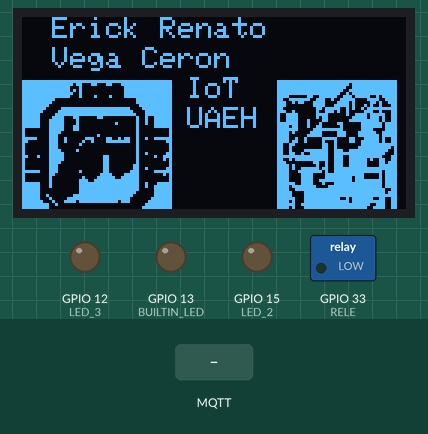
Simulated run of this sketch. Board: ESP32. Parts: 128×64 one-colour display, switched loads named in the sketch (green lamp = pin HIGH), output pins drawn as LEDs (lit = HIGH). The inputs (shaded band) are chosen by the test bench. WiFi joins after 1.5 s; servers stay silent unless stated; no MQTT or app messages arrive unless stated; what the sketch prints to the serial monitor is not drawn.

Above: at 1.4 s.
At 8.8 s:
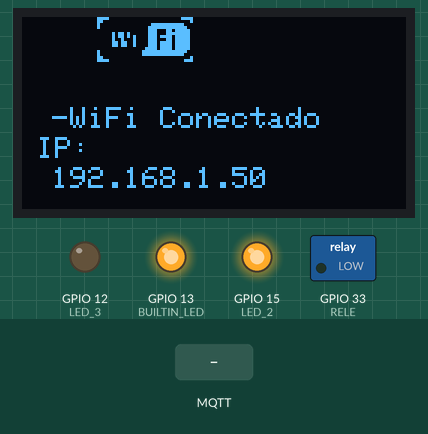
12.0 s: MQTT message "true" arrives on the first subscribed topic
At 14.7 s:
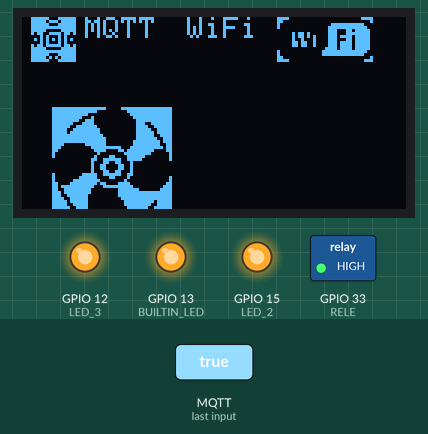
15.0 s: MQTT message "false" arrives on the first subscribed topic
At 15.7 s:
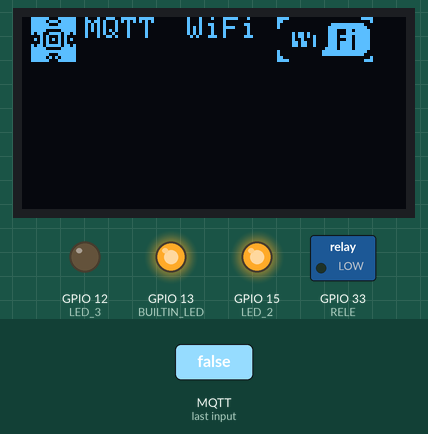
Timing chart, 0 to 18.0 s (numbered marks = the images above; inputs shaded):
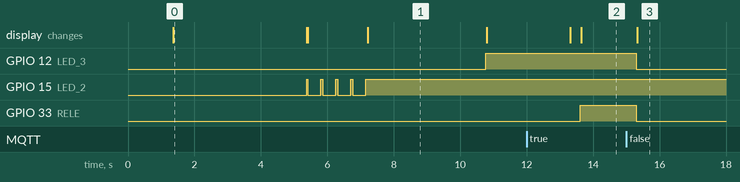

Measured:
- after the input at 12.0 s, GPIO 33 (RELE): LOW → HIGH after 1.6 s; the display: first differs from a run without the input after 1.6 s (image 2)
- after the input at 15.0 s, GPIO 12 (LED_3), GPIO 33 (RELE): HIGH → LOW after 0.30 s; the display: changes after 0.33 s (image 3)
- what the display in image 0 shows lasts 4.0 s, from 1.4 s to 5.4 s
- what the display in image 1 shows lasts 3.6 s, from 7.2 s to 10.8 s

The sketch:

mqtt_Esp32_RELE.ino
```cpp
/*
Erick Renato Vega Cerón
Maestría en Internet de las Cosas
Universidad Autónoma del estado de Hidalgo
-Esp32 comunicandose con MQTT para encender o apagar un rele mostrando sus estados en pantalla y consola serial
*/

#include <WiFi.h>
#include <PubSubClient.h>
#include <Wire.h>
#include <Adafruit_GFX.h>
#include <Adafruit_SSD1306.h>
#include <Adafruit_Sensor.h>
#include <DHT.h>

#define BUILTIN_LED 13
#define LED_2 15
#define LED_3 12
#define RELE 33

#define SCREEN_WIDTH 128  // Ancho de la pantalla OLED, en píxeles
#define SCREEN_HEIGHT 64  // Alto de la pantalla OLED, en píxeles

// Declaración para una pantalla SSD1306 conectada a través de I2C (pines SDA, SCL)
Adafruit_SSD1306 display(SCREEN_WIDTH, SCREEN_HEIGHT, &Wire, -1);


const char* ssid = "";
const char* password = "";
const char* mqtt_server = "mqtt-dashboard.com";

WiFiClient espClient;
PubSubClient client(espClient);
long lastMsg = 0;
char msg[50];
int value = 0;
// 'icono_armsys', 50x50px
const unsigned char icono_armsys[350] PROGMEM = {
  0xff, 0xff, 0xff, 0xff, 0xff, 0xff, 0xc0, 0xff, 0xff, 0xb1, 0x8c, 0x7f, 0xff, 0xc0, 0xff, 0xff,
  0x10, 0x00, 0x3f, 0xff, 0xc0, 0xff, 0xff, 0x50, 0x00, 0x3f, 0xff, 0xc0, 0xff, 0xff, 0x90, 0x00,
  0x3f, 0xff, 0xc0, 0xff, 0xff, 0x10, 0x84, 0x3f, 0xff, 0xc0, 0xff, 0xe0, 0x00, 0x00, 0x03, 0xff,
  0xc0, 0xff, 0xc0, 0x00, 0x00, 0x03, 0xff, 0xc0, 0xff, 0x80, 0x00, 0x00, 0x01, 0xff, 0xc0, 0xff,
  0x07, 0xff, 0xff, 0xf0, 0xff, 0xc0, 0xfe, 0x0f, 0xff, 0xff, 0xf8, 0x7f, 0xc0, 0xfc, 0x1f, 0xff,
  0xff, 0xfc, 0x7f, 0xc0, 0xfc, 0x3c, 0x60, 0x60, 0x02, 0x4f, 0xc0, 0xfc, 0x7c, 0x20, 0x00, 0x02,
  0x4f, 0xc0, 0xfc, 0x7c, 0x20, 0x01, 0x02, 0x4f, 0xc0, 0xfc, 0x7c, 0x60, 0x00, 0x02, 0x0f, 0xc0,
  0x80, 0x7c, 0x60, 0x00, 0x02, 0x00, 0x40, 0x80, 0x78, 0x00, 0x00, 0x02, 0x00, 0x40, 0x80, 0x70,
  0x00, 0x40, 0x02, 0x00, 0x40, 0xf8, 0x72, 0x07, 0x0c, 0xb2, 0x4f, 0xc0, 0xc0, 0x72, 0x09, 0x0f,
  0xf2, 0x00, 0xc0, 0x80, 0x70, 0x10, 0x00, 0x02, 0x00, 0x40, 0x80, 0x70, 0x00, 0x00, 0x02, 0x00,
  0x40, 0x80, 0x78, 0x20, 0x00, 0x02, 0x00, 0x40, 0x80, 0x7c, 0x00, 0x00, 0x02, 0x40, 0xc0, 0xc4,
  0x7c, 0x00, 0x18, 0x02, 0x09, 0xc0, 0x80, 0x7c, 0x00, 0x18, 0x02, 0x01, 0x40, 0x80, 0x78, 0x00,
  0x18, 0x02, 0x00, 0x40, 0x80, 0x70, 0x00, 0x18, 0x06, 0x00, 0x40, 0x80, 0x70, 0x00, 0x18, 0x06,
  0x40, 0xc0, 0xfc, 0x70, 0x10, 0x18, 0x0e, 0x0f, 0xc0, 0x80, 0x60, 0x00, 0x3c, 0x3e, 0x01, 0x40,
  0x80, 0x40, 0x08, 0x7e, 0x7e, 0x00, 0x40, 0x80, 0x40, 0x1c, 0xff, 0xfe, 0x00, 0x40, 0xfc, 0x40,
  0x1f, 0xff, 0xfe, 0x47, 0xc0, 0xfc, 0x40, 0x1f, 0xff, 0xfe, 0x4f, 0xc0, 0xfc, 0x00, 0x1f, 0xff,
  0xfe, 0x0f, 0xc0, 0xfc, 0x00, 0x1f, 0xff, 0xfc, 0x0f, 0xc0, 0xfc, 0x80, 0x7f, 0xff, 0xf8, 0x0f,
  0xc0, 0xfc, 0x41, 0xff, 0xff, 0xf0, 0x1f, 0xc0, 0xfe, 0x23, 0xdf, 0xff, 0x70, 0x3f, 0xc0, 0xff,
  0x90, 0x00, 0x00, 0x00, 0x7f, 0xc0, 0xff, 0x80, 0x00, 0x00, 0x00, 0xff, 0xc0, 0xff, 0xc0, 0x00,
  0x00, 0x01, 0xff, 0xc0, 0xff, 0xf9, 0x8c, 0x63, 0x03, 0xff, 0xc0, 0xff, 0xff, 0x58, 0x81, 0x3f,
  0xff, 0xc0, 0xff, 0xff, 0x50, 0x00, 0x3f, 0xff, 0xc0, 0xff, 0xff, 0x18, 0x43, 0x3f, 0xff, 0xc0,
  0xff, 0xff, 0x10, 0x84, 0x3f, 0xff, 0xc0, 0x00, 0x00, 0x00, 0x00, 0x00, 0x00, 0x00
};
// 'icono_iot', 20x15px
const unsigned char icono_iot[45] PROGMEM = {
  0x1f, 0x8f, 0xc0, 0x1f, 0x77, 0xc0, 0x1f, 0x8f, 0xc0, 0x1f, 0xff, 0xc0, 0x1f, 0x07, 0xc0, 0x16,
  0x7b, 0x40, 0x02, 0x8a, 0x00, 0x0a, 0xaa, 0x80, 0x02, 0x8a, 0x00, 0x16, 0xfb, 0x40, 0x1f, 0x07,
  0xc0, 0x1f, 0xff, 0xc0, 0x1f, 0x8f, 0xc0, 0x1f, 0x57, 0xc0, 0x1f, 0x8f, 0xc0
};
// 'icono_nube', 40x40px
const unsigned char icono_nube[200] PROGMEM = {
  0xff, 0xff, 0xff, 0xff, 0xff, 0xff, 0xfc, 0x3f, 0xff, 0xff, 0xff, 0xf0, 0x0f, 0xff, 0xff, 0xff,
  0xc0, 0x03, 0xc7, 0xff, 0xff, 0x80, 0x01, 0x01, 0xff, 0xff, 0x80, 0x00, 0x00, 0xff, 0xff, 0x00,
  0x00, 0x00, 0xff, 0xff, 0x00, 0x00, 0x00, 0x7f, 0xfe, 0x00, 0x00, 0x00, 0x7f, 0xfe, 0x00, 0x00,
  0x00, 0x7f, 0xfe, 0x00, 0x00, 0x00, 0xff, 0xfc, 0x00, 0x00, 0x00, 0x3f, 0xf0, 0x00, 0x00, 0x00,
  0x0f, 0xe0, 0x00, 0x00, 0x00, 0x07, 0xc0, 0x00, 0x00, 0x00, 0x03, 0xc0, 0x00, 0x00, 0x00, 0x03,
  0x80, 0x00, 0x00, 0x00, 0x01, 0x80, 0x00, 0x3c, 0x00, 0x01, 0x80, 0x01, 0xff, 0x80, 0x03, 0xc0,
  0x07, 0x00, 0xe0, 0x03, 0xc0, 0x0c, 0x00, 0x30, 0x03, 0xe0, 0x18, 0x00, 0x18, 0x07, 0xf0, 0x30,
  0x00, 0x0c, 0x0f, 0xff, 0xe0, 0x00, 0x87, 0xff, 0xff, 0xe0, 0x01, 0x87, 0xff, 0xff, 0xe0, 0x01,
  0x07, 0xff, 0xff, 0xc0, 0x03, 0x03, 0xff, 0xff, 0xc0, 0x06, 0x03, 0xff, 0xff, 0xc0, 0x0c, 0x03,
  0xff, 0xff, 0xc0, 0x08, 0x03, 0xff, 0xff, 0xc0, 0x10, 0x03, 0xff, 0xff, 0xc1, 0xb0, 0x03, 0xff,
  0xff, 0xe0, 0xe0, 0x07, 0xff, 0xff, 0xe0, 0x40, 0x07, 0xff, 0xff, 0xf0, 0x00, 0x0f, 0xff, 0xff,
  0xf8, 0x00, 0x1f, 0xff, 0xff, 0xfc, 0x00, 0x3f, 0xff, 0xff, 0xfe, 0x00, 0x7f, 0xff, 0xff, 0xff,
  0xc3, 0xff, 0xff, 0xff, 0xff, 0xff, 0xff, 0xff
};
// 'icono_uaeh', 50x50px
const unsigned char icono_uaeh[350] PROGMEM = {
  0x07, 0xff, 0xff, 0xff, 0xff, 0xf8, 0x00, 0x07, 0xff, 0xff, 0xfb, 0xff, 0xf8, 0x00, 0x07, 0xff,
  0xff, 0xf3, 0xff, 0xf8, 0x00, 0x07, 0xff, 0xff, 0xe7, 0xff, 0xf8, 0x00, 0x07, 0xff, 0xff, 0xcb,
  0xff, 0xf8, 0x00, 0x07, 0x81, 0x9f, 0x9d, 0xf2, 0xf8, 0x00, 0x06, 0x7f, 0x39, 0x3e, 0x1e, 0x78,
  0x00, 0x07, 0x2c, 0x78, 0x7a, 0x0d, 0x38, 0x00, 0x07, 0x00, 0x78, 0xfa, 0x29, 0x18, 0x00, 0x06,
  0x00, 0x37, 0xca, 0x5f, 0xf8, 0x00, 0x07, 0x20, 0x27, 0x48, 0x39, 0x18, 0x00, 0x04, 0xf0, 0x3c,
  0x09, 0xef, 0x98, 0x00, 0x04, 0xf0, 0x2c, 0x03, 0xee, 0x98, 0x00, 0x04, 0xf1, 0x0c, 0x07, 0xfe,
  0x98, 0x00, 0x07, 0xf1, 0x10, 0x60, 0x7f, 0x78, 0x00, 0x07, 0xb1, 0x30, 0x20, 0x7f, 0x78, 0x00,
  0x07, 0xf0, 0x7f, 0xe0, 0x78, 0x78, 0x00, 0x07, 0xa0, 0xf0, 0x70, 0xfc, 0xf8, 0x00, 0x07, 0x81,
  0xf0, 0x70, 0xfe, 0xf8, 0x00, 0x07, 0x92, 0x0f, 0x86, 0x3e, 0x98, 0x00, 0x07, 0xb2, 0x08, 0x86,
  0x7e, 0x98, 0x00, 0x06, 0x60, 0x0c, 0x80, 0x7f, 0xf8, 0x00, 0x06, 0x40, 0x0c, 0x80, 0xff, 0xe8,
  0x00, 0x06, 0x43, 0xfc, 0xe7, 0xff, 0xc8, 0x00, 0x06, 0x64, 0xfc, 0xff, 0xff, 0x88, 0x00, 0x07,
  0xff, 0xfc, 0xe7, 0xff, 0x18, 0x00, 0x06, 0x5f, 0xfc, 0xe7, 0xe9, 0x98, 0x00, 0x07, 0x00, 0x64,
  0xe7, 0xe1, 0xb8, 0x00, 0x07, 0xa0, 0x24, 0xe7, 0xe1, 0xf8, 0x00, 0x07, 0xa7, 0xec, 0xff, 0xff,
  0xf8, 0x00, 0x07, 0x8f, 0xf4, 0xff, 0xff, 0x78, 0x00, 0x07, 0x87, 0x87, 0xff, 0xc1, 0x78, 0x00,
  0x07, 0x87, 0x87, 0xfd, 0xc1, 0x78, 0x00, 0x07, 0x87, 0x9f, 0xfd, 0xff, 0x78, 0x00, 0x07, 0xe7,
  0x88, 0xff, 0xff, 0x78, 0x00, 0x07, 0xbf, 0xc3, 0xff, 0xff, 0x78, 0x00, 0x07, 0x9f, 0xff, 0xff,
  0xff, 0x98, 0x00, 0x07, 0xc3, 0xff, 0xff, 0xff, 0xb8, 0x00, 0x07, 0xc3, 0xff, 0xff, 0xff, 0xf8,
  0x00, 0x07, 0xe3, 0xff, 0xcb, 0xf9, 0x98, 0x00, 0x07, 0xa3, 0xff, 0xfb, 0xff, 0x98, 0x00, 0x07,
  0xe7, 0xff, 0xff, 0xf3, 0x98, 0x00, 0x07, 0xa3, 0xff, 0xff, 0xe7, 0x98, 0x00, 0x07, 0xb3, 0xff,
  0xff, 0xef, 0x98, 0x00, 0x07, 0xbd, 0xff, 0xff, 0xdf, 0x18, 0x00, 0x07, 0x9e, 0x09, 0xe3, 0xc3,
  0x38, 0x00, 0x07, 0x80, 0xff, 0x4f, 0xf1, 0xf8, 0x00, 0x07, 0xc1, 0xff, 0x1f, 0xf1, 0xf8, 0x00,
  0x07, 0xff, 0xff, 0xbf, 0xff, 0xf8, 0x00, 0x07, 0xff, 0xff, 0xff, 0xff, 0xf8, 0x00
};
// 'icono_wifi', 43x15px
const unsigned char icono_wifi[90] PROGMEM = {
  0x07, 0x80, 0x00, 0x00, 0x78, 0x00, 0x06, 0x00, 0x00, 0x00, 0x08, 0x00, 0x04, 0x00, 0x01, 0xff,
  0xc0, 0x00, 0x04, 0x00, 0x03, 0xff, 0xe0, 0x00, 0x00, 0x00, 0x03, 0x8d, 0xf0, 0x00, 0x00, 0x2d,
  0x03, 0x8f, 0xf0, 0x00, 0x00, 0x2d, 0x43, 0xbd, 0xf0, 0x00, 0x00, 0x24, 0x43, 0x8d, 0xf0, 0x00,
  0x00, 0x36, 0x43, 0xbd, 0xf0, 0x00, 0x00, 0x36, 0x43, 0xbd, 0xf0, 0x00, 0x00, 0x00, 0x07, 0xbd,
  0xf0, 0x00, 0x04, 0x00, 0x0f, 0xff, 0xe0, 0x00, 0x04, 0x00, 0x0f, 0xff, 0xc0, 0x00, 0x06, 0x00,
  0x00, 0x00, 0x08, 0x00, 0x07, 0x80, 0x00, 0x00, 0x38, 0x00
};
// 'icono_ventilador', 40x40px
const unsigned char icono_ventilador[200] PROGMEM = {
  0xff, 0xff, 0xc1, 0xff, 0xff, 0xff, 0xfe, 0x00, 0x7f, 0xff, 0xff, 0xf0, 0x00, 0x3f, 0xff, 0xff,
  0xc4, 0x00, 0x1f, 0xff, 0xff, 0x9c, 0x00, 0x0f, 0xff, 0xfe, 0x3c, 0x00, 0x0e, 0x7f, 0xfc, 0xfe,
  0x00, 0x0f, 0x3f, 0xf9, 0xff, 0x00, 0x0f, 0x9f, 0xfb, 0xff, 0x00, 0x0f, 0xdf, 0xff, 0xff, 0x80,
  0x0f, 0xcf, 0xff, 0xff, 0xc0, 0x0f, 0xe7, 0xff, 0xff, 0xc0, 0x1f, 0xf7, 0xf0, 0x1f, 0xc0, 0x1f,
  0xf3, 0xe0, 0x07, 0xfe, 0x3f, 0xfb, 0xc0, 0x03, 0xc3, 0x7f, 0xc3, 0x80, 0x01, 0x00, 0xff, 0x81,
  0x80, 0x02, 0x18, 0x7e, 0x01, 0x00, 0x06, 0x7e, 0x7c, 0x01, 0x00, 0x04, 0x66, 0x20, 0x00, 0x00,
  0x04, 0xc3, 0x20, 0x00, 0x00, 0x04, 0xc3, 0x20, 0x00, 0x00, 0x04, 0x66, 0x20, 0x00, 0x80, 0x3e,
  0x7e, 0x60, 0x00, 0x80, 0x7e, 0x18, 0x40, 0x01, 0x81, 0xff, 0x00, 0x80, 0x01, 0xc3, 0xfe, 0xc3,
  0xc0, 0x03, 0xdf, 0xfc, 0x7f, 0xe0, 0x07, 0xcf, 0xf8, 0x03, 0xf8, 0x0f, 0xef, 0xf8, 0x03, 0xff,
  0xff, 0xe7, 0xf0, 0x03, 0xff, 0xff, 0xf3, 0xf0, 0x01, 0xff, 0xff, 0xfb, 0xf0, 0x00, 0xff, 0xdf,
  0xf9, 0xf0, 0x00, 0xff, 0x9f, 0xfc, 0xf0, 0x00, 0x7f, 0x3f, 0xfe, 0x70, 0x00, 0x3c, 0x7f, 0xff,
  0xf0, 0x00, 0x39, 0xff, 0xff, 0xf8, 0x00, 0x23, 0xff, 0xff, 0xfc, 0x00, 0x0f, 0xff, 0xff, 0xfe,
  0x00, 0x7f, 0xff, 0xff, 0xff, 0x83, 0xff, 0xff
};

//----------Configuración del programa, esta parte se ejecuta sólo una vez al energizarse el sistema
void setup() {
  // Inicialización del programa
  // INicia comunicación serial
  Serial.begin(115200);
  while (!Serial) {};
  // Configuración de pines
  pinMode(BUILTIN_LED, OUTPUT);  // Se configuran los pines de los LEDs indicadores como salida
  pinMode(LED_2, OUTPUT);
  pinMode(LED_3, OUTPUT);
  pinMode(RELE, OUTPUT);  // Inicializa el rele como input con resistencia Pull- Up interna
  // Condiciones Iniciales
  digitalWrite(BUILTIN_LED, LOW);  // Se inicia con los LEDs indicadores apagados
  digitalWrite(LED_2, LOW);
  digitalWrite(RELE, LOW);  // Se inicia con el relé apagado

  // Inicializar la pantalla SSD1306
  Serial.print("Inicializando pantalla ");
  if (!display.begin(SSD1306_SWITCHCAPVCC, 0x3C)) {
    Serial.println(F("Fallo en la asignación de SSD1306"));
    for (;;) {
      // Se repite indefinidamente si falla la inicialización de la pantalla
    }
  }
  delay(300);
  display.setTextColor(WHITE);
  display.setTextSize(1);
  display.clearDisplay();
  delay(1000);

  // Dibuja logo de ArmsysTech/
  display.drawBitmap(0, 21, icono_armsys, 50, 50, WHITE);

  display.setCursor(10, 0);  // Posición del texto en la pantalla (0, 0)
  display.print("Erick Renato ");
  display.setCursor(10, 10);  // Posición del texto en la pantalla (0, 0)
  display.print("Vega Ceron");

  display.setCursor(55, 20);  // Posición del texto en la pantalla (0, 0)
  display.print("IoT");
  display.setCursor(55, 30);  // Posición del texto en la pantalla (0, 0)
  display.print("UAEH");
  display.drawBitmap(80, 21, icono_uaeh, 50, 50, WHITE);
  display.display();
  delay(4000);  // Espera 4 segundos entre lecturas
  display.clearDisplay();

  // Iniciar conexion WiFi
  Serial.println();
  Serial.println();
  Serial.print("Conectando a red WIFI: ");
  display.setCursor(30, 10);  // Posición del texto en la pantalla (0, 0)
  display.print("Conectando a red WIFI:");
  display.setCursor(10, 40);  // Posición del texto en la pantalla (0, 0)
  display.display();
  Serial.println(ssid);

  display.print(ssid);

  WiFi.begin(ssid, password);  // Esta es la función que realiz la conexión a WiFi
  // Esparar hsata lograr conexion
  while (WiFi.status() != WL_CONNECTED) {
    digitalWrite(LED_2, HIGH);  // Se hace parpadear el led mientras se logra la conexión
    display.setCursor(5, 50);   // Posición del texto en la pantalla (0, 0)
    display.print("......");
    display.display();
    Serial.print(".");  // Se da retroalimentación al puerto serial mientras se logra la conexión
    digitalWrite(LED_2, LOW);
    delay(400);
    digitalWrite(LED_2, HIGH);
    display.print("   ");

    display.display();
  }  // fin de while (WiFi.status() != WL_CONNECTED)
  display.clearDisplay();
  Serial.println();
  Serial.println("WiFi conectado");  // Una vez lograda la conexión, se reporta al puerto serial
  Serial.println("Direccion IP ");
  Serial.println(WiFi.localIP());
  // Dibuja icono de wifi
  display.drawBitmap(20, 0, icono_wifi, 43, 15, WHITE);
  display.setCursor(10, 30);  // Posición del texto en la pantalla (0, 0)
  display.print("-WiFi Conectado");
  display.setCursor(5, 40);  // Posición del texto en la pantalla (0, 0)
  display.print("IP:");
  display.setCursor(10, 50);  // Posición del texto en la pantalla (0, 0)
  display.print(WiFi.localIP());

  display.display();
  if (WL_CONNECTED) {
    digitalWrite(LED_2, HIGH);  // Una vez lograda la conexión se enciende el led sobre el ESP32
  }                             // fin de if (WL_CONNECTED)
  delay(1500);

  // Conexion al broker MQTT
  client.setServer(mqtt_server, 1883);  // Se hace la conexión al servidor MQTT
  client.setCallback(callback);         //Se activa la función que permite recibir mensajes de respuesta
  digitalWrite(BUILTIN_LED, HIGH);      // Se activa el led en el nodeMCU para indicar que hay conexión MQTT
  delay(2000);
}  // Fin del void setup()

void loop() {
  // Comprobar conexion con broker MQTT
  if (!client.connected()) {
    reconnect();
  }

  client.loop();  // Loop de cliente MQTT

}  // Fin del void setup()

//----------Funciones de usuario
// Funcion Callback, aqui se pueden poner acciones si se reciben mensajes MQTT
void callback(char* topic, byte* message, unsigned int length) {
  display.clearDisplay();
  delay(300);
  display.drawBitmap(0, 0, icono_iot, 20, 15, WHITE);
  display.setCursor(21, 0);  // Posición del texto en la pantalla (0, 0)
  display.print("MQTT");
  display.drawBitmap(80, 0, icono_wifi, 43, 15, WHITE);
  display.setCursor(55, 0);  // Posición del texto en la pantalla (0, 0)
  display.print("WiFi");
  Serial.print("Llego mensaje en el tema ");
  Serial.print(topic);
  Serial.print(". El mensaje es: ");

  // Imprimir mensaje
  String messageTemp;
  for (int i = 0; i < length; i++) {
    Serial.print((char)message[i]);
    messageTemp += (char)message[i];
  }
  if (String(topic) == "iot/UAEH/ErickVega/Estudio/Ventilador") {  // Si se recibe el mensaje true, se enciende el led y el rele
    Serial.print("Se recibio ");
    if (messageTemp == "true") {
      Serial.println("true");
      display.drawBitmap(10, 30, icono_ventilador, 40, 40, WHITE);  //mostrar icono de ventilador en pantalla
      digitalWrite(LED_3, HIGH);
      digitalWrite(RELE, HIGH);
    }                                   // fin de if(messageTemp == "true")
    else if (messageTemp == "false") {  // De no recibirse el mensaje true, se busca el mensaje false para apagar el led y el rele
      Serial.println("false");
      digitalWrite(LED_3, LOW);
      digitalWrite(RELE, LOW);

    }  // fin de else if(messageTemp == "false")
  }    // fin de if (String(topic) == "iot/output")

  display.display();
}
// funcion para reconectar el cliente MQTT
void reconnect() {
  // Bucle hasta que se logre la conexión
  display.clearDisplay();
  while (!client.connected()) {

    display.setCursor(0, 0);  // Posición del texto en la pantalla (0, 0)
    display.print("Conectando MQTT");
    Serial.print("Intentando conexion MQTT");
    if (client.connect("IoTClient_Evega")) {
      display.setCursor(5, 0);
      Serial.print("Conexion exitosa");
      display.print("Conexion exitosa");
      display.drawBitmap(0, 15, icono_nube, 43, 20, WHITE);
      display.drawBitmap(40, 15, icono_iot, 20, 20, WHITE);
      // Suscribirse al tema de respuestas
      client.subscribe("iot/UAEH/ErickVega/Estudio/Ventilador");
      digitalWrite(LED_3, HIGH);
    } else {
      digitalWrite(LED_3, LOW);
      display.setCursor(0, 50);
      display.print("Falló la comunicación, error rc=");
      display.setCursor(0, 60);
      display.print(client.state());
      Serial.print("Falló la comunicación, error rc=");
      Serial.print(client.state());
      display.setCursor(0, 70);
      display.print("Reintentando en 5 segundos");
      Serial.println("Reintentando en 5 segundos");
      delay(5000);
      Serial.println(client.connected());
      display.setCursor(0, 8);
      display.print(client.connected());
    }

    display.display();
    delay(2500);
    display.clearDisplay();
    display.drawBitmap(0, 0, icono_iot, 20, 15, WHITE);
    display.setCursor(21, 0);  // Posición del texto en la pantalla (0, 0)
    display.print("MQTT");
    display.drawBitmap(80, 0, icono_wifi, 43, 15, WHITE);
    display.setCursor(55, 0);  // Posición del texto en la pantalla (0, 0)
    display.print("WiFi");


    display.display();
  }
}
```
